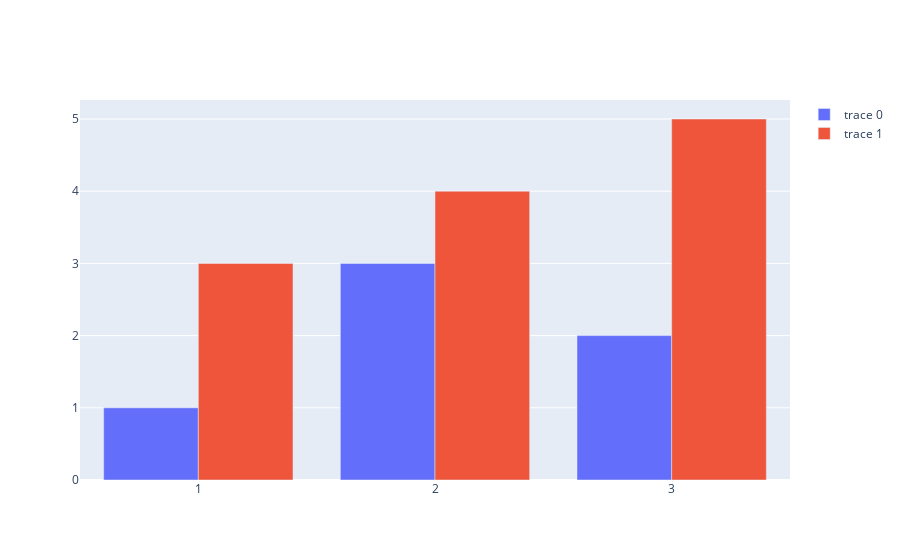

The cell this chart's notebook holds for it:
### Code cell
# Declaramos una figura:
fig = go.Figure(
                # Definimos los datos para crear una figura.
                data = [
                        # Definimos la primera serie de datos de nuestra figura.
                        # Tipo de visualización. En este caso definimos un gráfico de barras.
                        go.Bar(
                                x = [1, 2, 3], # Eje x. En este caso corresponde a los nombres de las categorias del eje.
                                y = [1, 3, 2]  # Eje y. En este caso corresponde a la frecuencia observada para cada categoria.
                              ),

                        # Definimos la segunda serie de datos de nuestra figura.
                        go.Bar(
                                x = [1, 2, 3], 
                                y = [3, 4, 5]
                              )
                       ]
                )
fig.show()

### Figure 1 — Plotly figure (JSON) as saved in the notebook; plotly's stock layout.template omitted (floating-point values rounded to 4 significant figures)
{"data": [{"type": "bar", "x": [1, 2, 3], "y": [1, 3, 2]}, {"type": "bar", "x": [1, 2, 3], "y": [3, 4, 5]}], "layout": {}}
